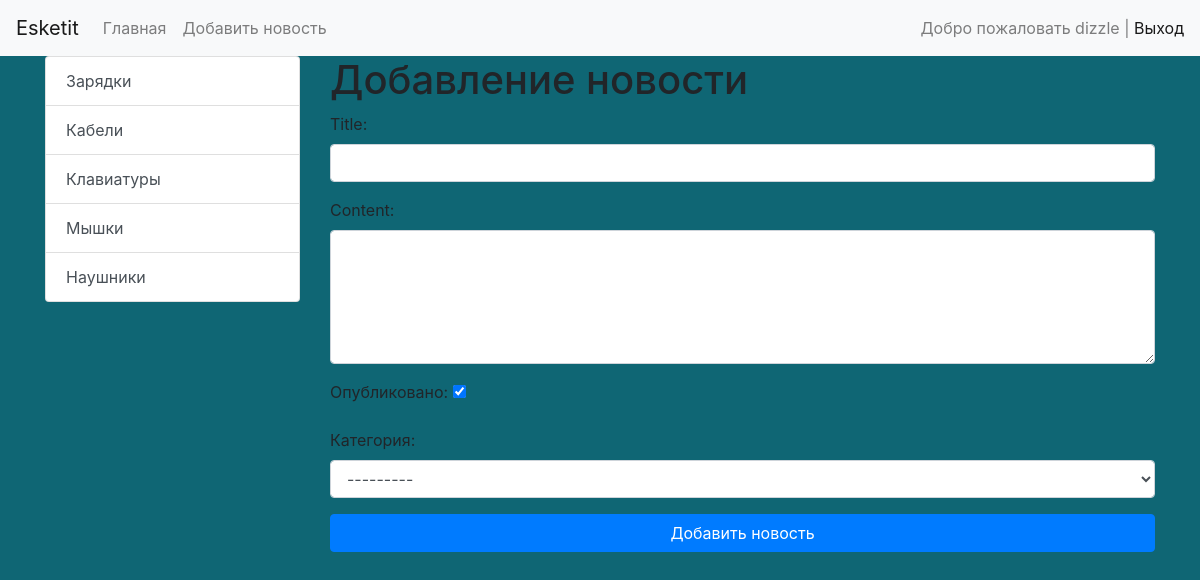
The app's page /shop/add-article (signed in) with its own data.
### shop/models.py (models this page shows)
class Category(models.Model):
    title = models.CharField(max_length=150, db_index=True, verbose_name='Наименование категории')
    def get_absolute_url(self):
        return reverse('category', kwargs={'category_id': self.pk})
    def __str__(self):
        return self.title
    class Meta:
        verbose_name = 'Категория'
        verbose_name_plural = 'Категории'
        ordering = ['title']

### shop/views.py (the view)
# urls.py: path('shop/add-article', CreateArticle.as_view(), name='add_article'),
class CreateArticle(LoginRequiredMixin, CreateView):
    form_class = ArticleForm
    template_name = 'shop/add_article.html'
    login_url = reverse_lazy('home')

### shop/forms.py
class ArticleForm(forms.ModelForm):
    class Meta:
        model = Article
        fields = ['title', 'content', 'is_published', 'category']
        widgets = {
            'title': forms.TextInput(attrs={'class': 'form-control'}),
            'content': forms.Textarea(attrs={'class': 'form-control', 'rows': 5}),
            'category': forms.Select(attrs={'class': 'form-control'}),
        }

### shop/templatetags/articles_tags.py (called while the page is built)
@register.inclusion_tag('shop/list_categories.html')
def show_categories():
    categories = Category.objects.all()
    return {'categories': categories}

### shop/templates/shop/add_article.html (shortened to what this page needs)
{% extends 'base.html' %}
{% block sidebar %}
    {% include 'inc/_sidebar.html' %}
{% endblock %}
{% block content %}
<h1>Добавление новости</h1>
    <form action="{% url 'add_article' %}" method="post">
        {{ form.as_p }}
        <button type="submit" class="btn btn-primary btn-block" >Добавить новость</button>
    </form>
{% endblock %}

### templates/inc/_nav.html (shortened to what this page needs)
 <nav class="navbar navbar-expand-lg navbar-light bg-light">
      <a class="navbar-brand" href="{% url 'home' %}">Esketit</a>
      <div class="collapse navbar-collapse" id="navbarSupportedContent">
          <ul class="navbar-nav mr-auto">
              <li class="nav-item"><a class="nav-link" href="{% url 'home' %}">Главная</a></li>
              {% if request.user.is_authenticated %}
              <li class="nav-item"><a class="nav-link" href="{% url 'add_article' %}">Добавить новость</a></li>
              {% endif %}
          </ul>
      <span class="navbar-text">
          {% if request.user.is_authenticated %}
          Добро пожаловать {{ user.username }} | <a href="{% url 'logout' %}">Выход</a>
          {% else %}
          <a href="{% url 'register' %}">Register</a> | <a href="{% url 'login' %}">Login</a>
          {% endif %}
      </span>
      </div>
  </nav>

### shop/templates/shop/list_categories.html
<div class="list-group">
    {% for item in categories %}
        <a href="{{ item.get_absolute_url }}"
           class="list-group-item list-group-item-action">{{ item.title }}</a>
    {% endfor %}
</div>

### untitled/static/css/style.css (style rules this page uses)
body { background-color: #0f6674; }

### records on screen
Category: title "Зарядки"
Category: title "Кабели"
Category: title "Клавиатуры"
Category: title "Мышки"
Category: title "Наушники"

### other values on screen
{{ user.username }} "dizzle"
